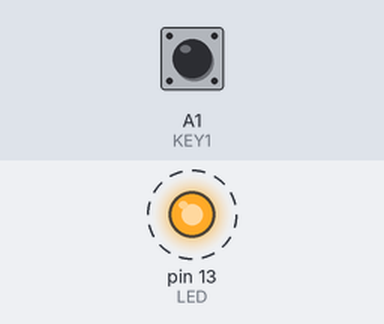
Recording of a sketch running on a simulated Arduino Uno, built with avr-gcc and run on an emulated ATmega328P. On the bench: output pins drawn as LEDs (lit = HIGH). Dashed ring = blinking. Inputs (shaded band) come from the test bench; at power-on: A1 (KEY1) HIGH.

Above: at 0.5 s.
Timing chart, 0 to 4.6 s (numbered marks = the images above):
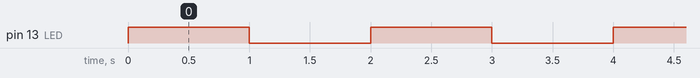

The sketch:

Exercicio-01.ino
```cpp
#define LED 13
#define KEY1 A1

#define low HIGH
#define high LOW

void setup() {
  pinMode(KEY1, INPUT_PULLUP);
  pinMode(LED, OUTPUT);

}

void loop() {
  digitalWrite(LED, low);
  delay(1000);
  digitalWrite(LED, high);
  delay(1000);

  int pressed = digitalRead(KEY1);
  if(!pressed) {
    digitalWrite(LED, high);
    while(1);
  }
}
```

Measured:
- by itself, pin 13 (LED): alternates HIGH for 1.0 s and LOW for 1.0 s
